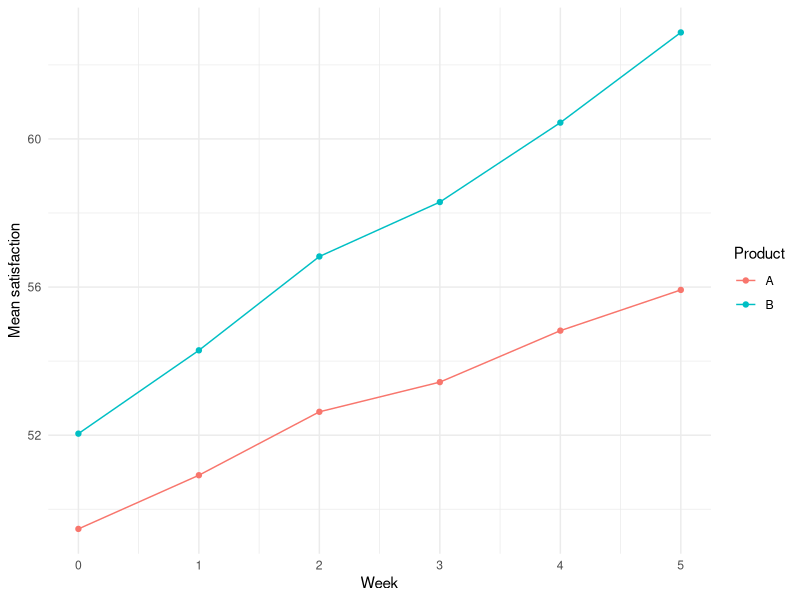
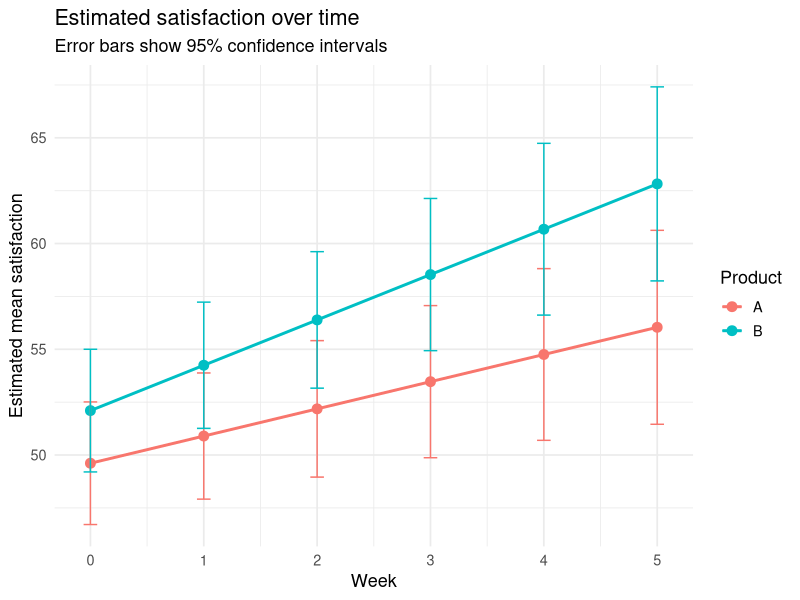
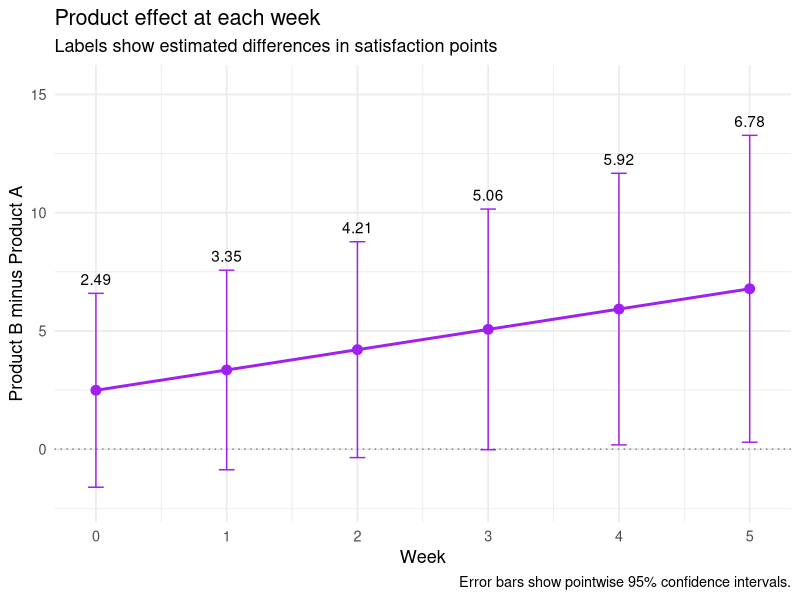
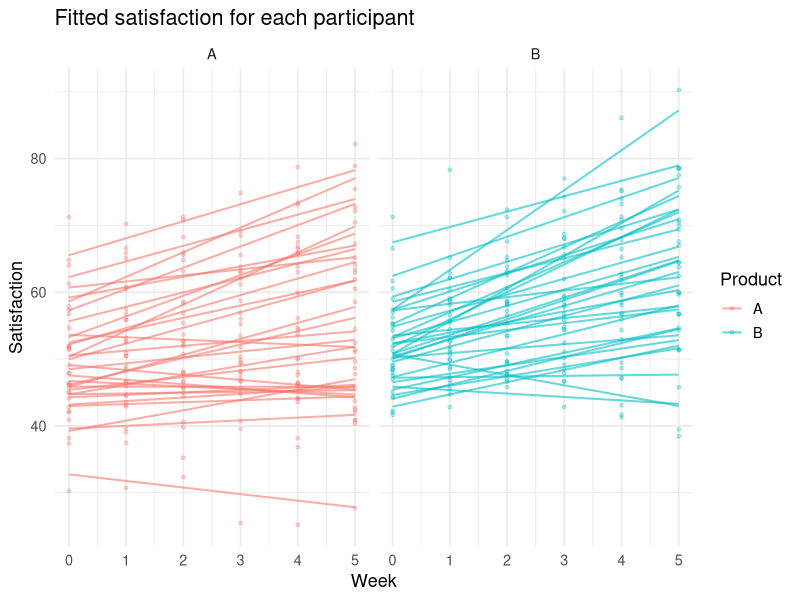
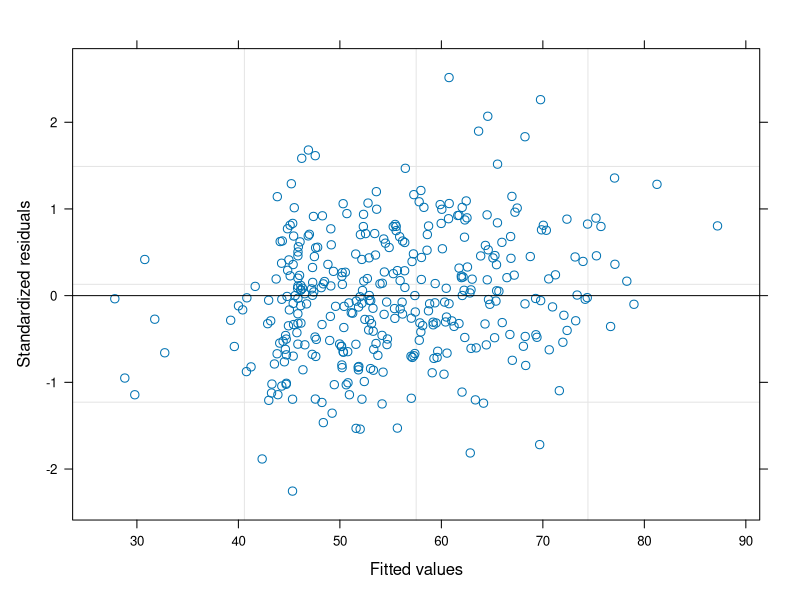
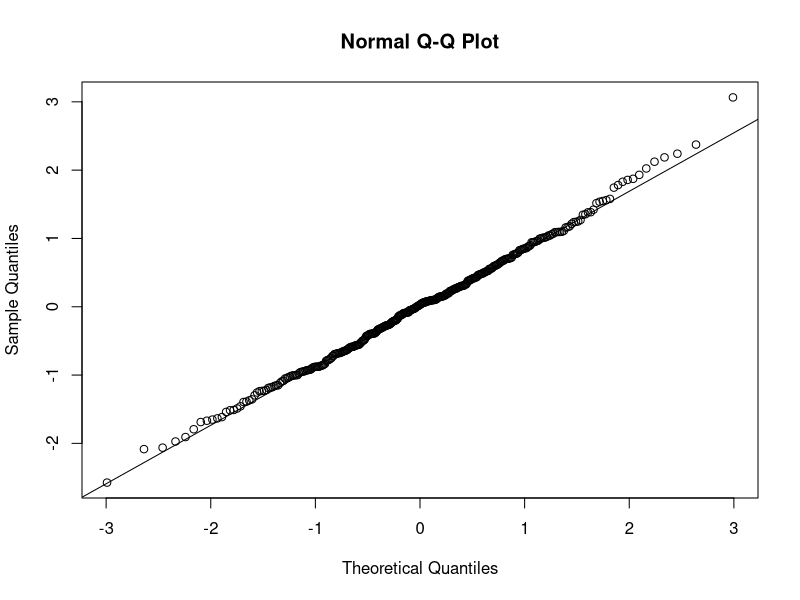
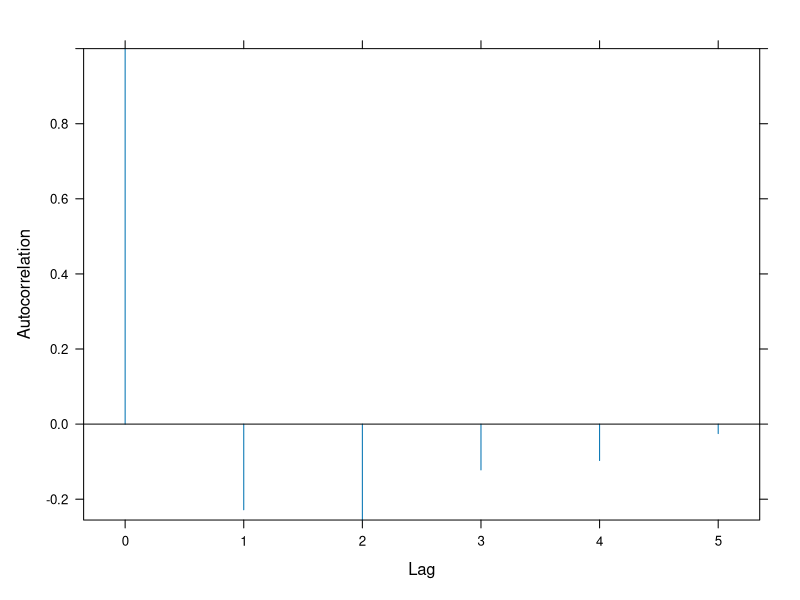
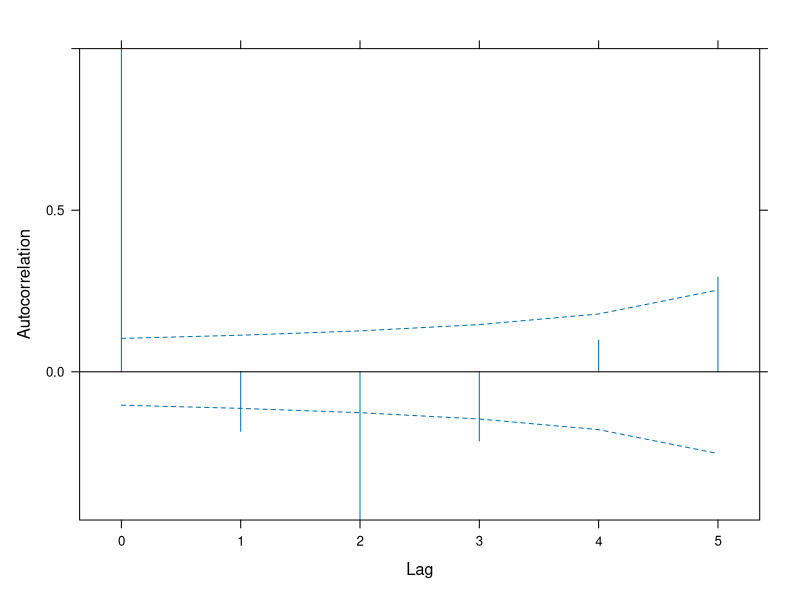

Generate these figures, in order, with R: (Note: this script raises an error after producing the figures.)
#example using a linear mixed effects model for analyzing 
#repeated measurements from the same participants

#suppose 60 participants are assigned to Product A or Product B
#the satisfaction scores are measured weekly for 6 weeks

#Question: Does satisfaction change differently over time for the two products?

#Step 1: create example data
library(nlme)
library(emmeans)
library(ggplot2)

set.seed(123)

n_people <- 60
n_visits <- 6

dat <- data.frame(
  id = factor(rep(seq_len(n_people), each = n_visits)),
  week = rep(0:5, times = n_people),
  product = factor(
    rep(rep(c("A", "B"), each = 30), each = n_visits)
  )
)

#participant deviations from the average starting level
person_intercept <- rep(
  rnorm(n_people, mean = 0, sd = 8),
  each = n_visits
)

#participant deviations from their product's average slope
person_slope <- rep(
  rnorm(n_people, mean = 0, sd = 2),
  each = n_visits
)

#nearby measurements within a participant are more correlated
#arima.sim generates n_visits correlated errors for one participant
#replicate repeats this for n_people
#e(t) = 0.5*e(t-1) + u(t), where u(t)~N(0,sd=3)
measurement_error <- as.vector(
  replicate(
    n_people,
    arima.sim(
      model = list(ar = 0.5),
      n = n_visits,
      sd = 3
    )
  )
)

#both products improve over time
#with product B improves an additional 1.5 points per week
dat$satisfaction <- with(
  dat,
  50 +
    person_intercept +
    (1 + 1.5 * (product == "B") + person_slope) * week +
    measurement_error
)

head(dat)

#plot average trajectories
average_scores <- aggregate(
  satisfaction ~ week + product,
  data = dat,
  FUN = mean
)
average_scores <- as.data.frame(average_scores)

ggplot(data=average_scores, aes(x = week, y=satisfaction,color=product)) +
  geom_point() +
  geom_line() +
  labs(
    x = "Week",
    y = "Mean satisfaction",
    color = "Product"
  ) +
  theme_minimal()

#fit the longitudinal model
model <- lme(
  fixed = satisfaction ~ product * week,  #to check for changes in scores that differ over time
  random = ~ week| id,  #respondents are random
  correlation = corAR1(form = ~ week | id),  #this accounts for repeated measurements
  data = dat,
  method = "REML"
)

summary(model)

#average effects
fixef(model)

#tests for the fixed effects
anova(model, type = "marginal")

#confidence intervals for the fixed effects
intervals(model, which = "fixed")

#participant deviations from the average intercept and slope
ranef(model)

#estimated variability in participant intercepts and slopes
VarCorr(model)

#estimated residual correlation between adjacent visits
coef(
  model$modelStruct$corStruct,
  unconstrained = FALSE
)

#estimate mean satisfaction for each product at each week
estimated_means <- emmeans(
  model,
  ~ product | week,
  at = list(week = 0:5)
)

means_df <- as.data.frame(confint(estimated_means))
means_df

#estimated trajectories with 95% confidence intervals for mean satisfaction
ggplot(
  means_df,
  aes(
    x = week,
    y = emmean,
    color = product,
    group = product
  )
) +
  geom_line(linewidth = 1) +
  geom_point(size = 3) +
  geom_errorbar(
    aes(ymin = lower.CL, ymax = upper.CL),
    width = 0.12
  ) +
  scale_x_continuous(breaks = 0:5) +
  labs(
    title = "Estimated satisfaction over time",
    subtitle = "Error bars show 95% confidence intervals",
    x = "Week",
    y = "Estimated mean satisfaction",
    color = "Product"
  ) +
  theme_minimal(base_size = 13)

#effect sizes
#with product levels A, B, this calculates B minus A
product_effects <- contrast(
  estimated_means,
  method = "revpairwise",
  adjust = "none"
)

effects_df <- as.data.frame(confint(product_effects))
effects_df

ggplot(effects_df, aes(x = week, y = estimate)) +
  geom_hline(
    yintercept = 0,
    linetype = "dotted",
    color = "gray50"
  ) +
  geom_line(color = "purple", linewidth = 1) +
  geom_errorbar(
    aes(ymin = lower.CL, ymax = upper.CL),
    width = 0.12,
    color = "purple"
  ) +
  geom_point(size = 3, color = "purple") +
  geom_text(
    aes(
      y = upper.CL,
      label = sprintf("%.2f", estimate)
    ),
    vjust = -0.7,
    show.legend = FALSE
  ) +
  scale_x_continuous(breaks = 0:5) +
  scale_y_continuous(
    expand = expansion(mult = c(0.1, 0.2))
  ) +
  labs(
    title = "Product effect at each week",
    subtitle = "Labels show estimated differences in satisfaction points",
    x = "Week",
    y = "Product B minus Product A",
    caption = "Error bars show pointwise 95% confidence intervals."
  ) +
  theme_minimal(base_size = 13)

#plot fitted line for each participant
#use predict(model, level = 1) to obtain fitted values that include each participant’s random intercept
#group = id draws a separate line for each participant

dat$fitted <- predict(model, newdata = dat, level = 1) #predictions at participant level
#dat$fitted <- predict(model, newdata = dat, level = 0) #predictions at population level

ggplot(
  dat,
  aes(x = week, color = product, group = id)
) +
  geom_point(
    aes(y = satisfaction),
    alpha = 0.3,
    size = 1
  ) +
  geom_line(
    aes(y = fitted),
    alpha = 0.6,
    linewidth = 0.7
  ) +
  facet_wrap(~ product) +
  labs(
    title = "Fitted satisfaction for each participant",
    x = "Week",
    y = "Satisfaction",
    color = "Product"
  ) +
  theme_minimal(base_size = 13)

#check model assumptions
#look for changing residual spread or systematic patterns
plot(model)

#check approximate normality of residuals
qqnorm(resid(model, type = "normalized"))
qqline(resid(model, type = "normalized"))

#check remaining correlation within participants (after accounting for the fitted model)
plot(ACF(model, resType = "normalized"))

#now, fit the model without the AR(1) structure
#this helps to check if AR(1) structure is supported
dat <- dat[order(dat$id, dat$week), ]

model_no_ar <- lme(
  fixed = satisfaction ~ product * week,
  random = ~ week | id,
  data = dat,
  method = "REML"
)

acf_before <- ACF(
  model_no_ar,
  resType = "normalized",
  maxLag = 5
)

print(acf_before)
plot(acf_before, alpha = 0.05)

#add AR(1) and compare the models
model_ar <- update(
  model_no_ar,
  correlation = corAR1(form = ~ week | id)
)

anova(model_no_ar, model_ar)

coef(
  model_ar$modelStruct$corStruct,
  unconstrained = FALSE
)
acf_after <- ACF(
  model_ar,
  resType = "normalized",
  maxLag = 5
)

plot(acf_after, alpha = 0.05)

#try a curved trajectory model
#straight line model
model_linear <- lme(
  fixed = satisfaction ~ product * week,
  random = ~ week | id,
  correlation = corAR1(form = ~ week | id),
  data = analysis_dat,
  method = "REML"
)

#curved trajectory model
model_quadratic <- update(
  model_linear,
  fixed = satisfaction ~ product * (week + I(week^2))
)

summary(model_quadratic)

#does adding curvature improve the fit?
anova(model_linear, model_quadratic)

#to save the README.html file in the working directory, run:
# rmarkdown::pandoc_convert(
#   input = "README.md",
#   to = "html",
#   output = file.path(getwd(), "README.html"),
#   options = "--standalone"
# )
